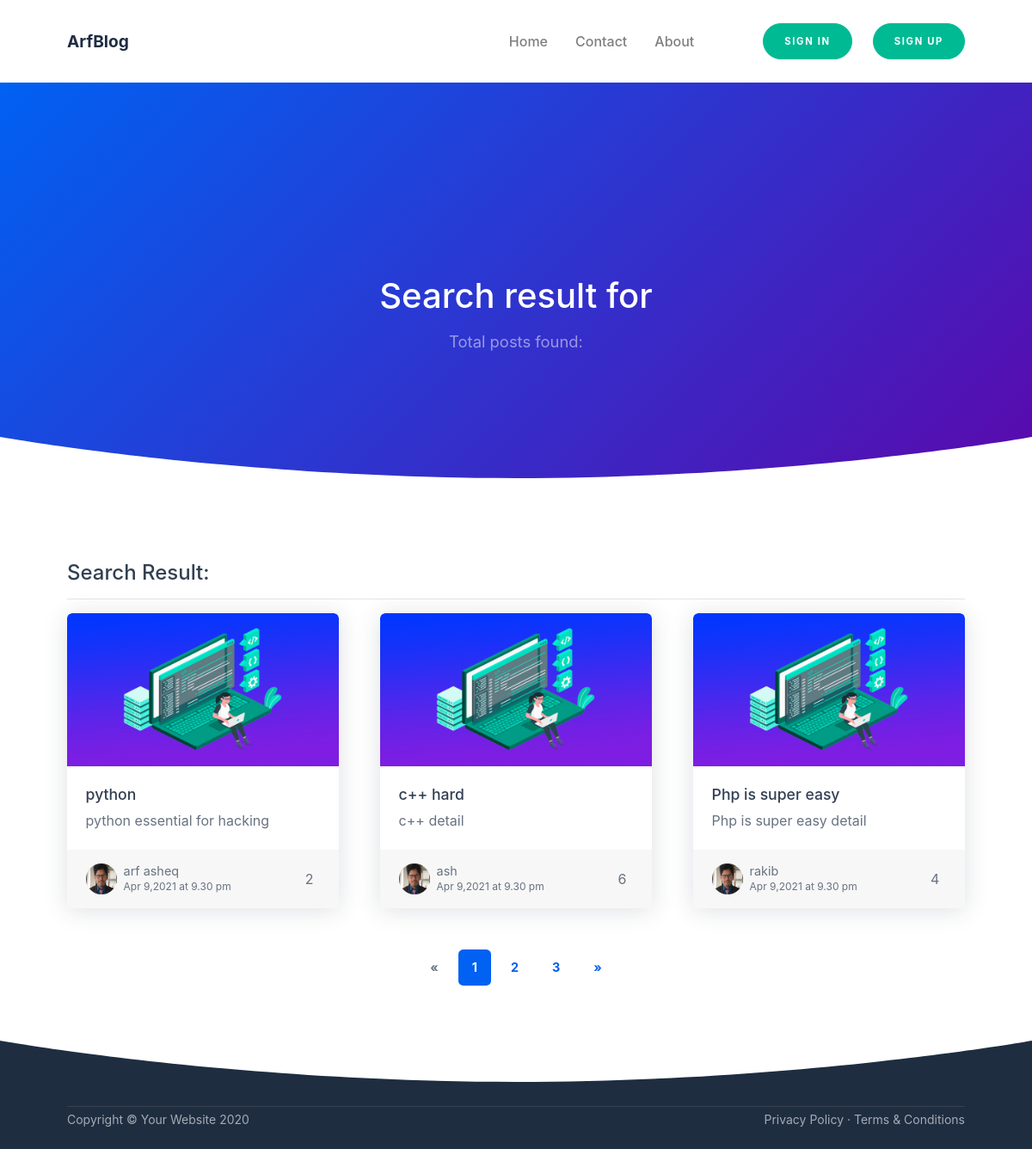
Before: /search.php with the older database file.
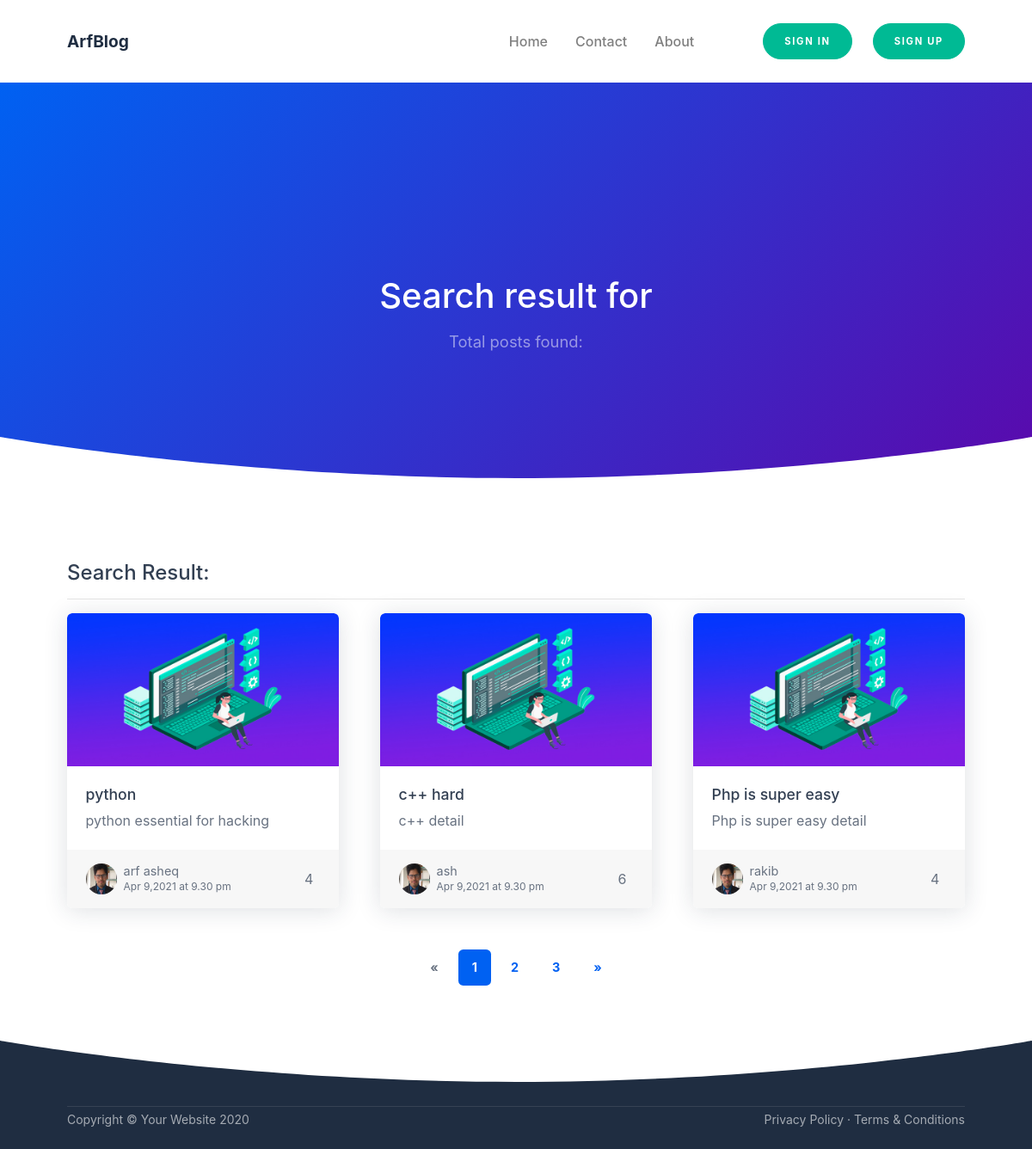
After: the same page with the newer database file.
### tables this page shows
CREATE TABLE `posts` (
  `post_id` int(11) NOT NULL,
  `post_title` varchar(255) NOT NULL,
  `post_detail` text NOT NULL,
  `post_category_id` int(11) NOT NULL,
  `post_image` text NOT NULL,
  `post_date` varchar(255) NOT NULL,
  `post_status` varchar(255) NOT NULL DEFAULT 'Published',
  `post_author` varchar(255) NOT NULL,
  `post_views` int(11) NOT NULL DEFAULT 0,
  `post_comment_count` int(11) NOT NULL DEFAULT 0,
  `post_tags` text NOT NULL
);

### search.php (the view, shortened to what the changed rows need)
<?php require_once("./includes/header.php"); ?>
        <div id="layoutDefault">
            <div id="layoutDefault_content">
                <main>
                    <header class="page-header page-header-dark bg-gradient-primary-to-secondary">
                        <div class="page-header-content pt-10">
                            <div class="container text-center">
                                <div class="row justify-content-center">
                                    <div class="col-lg-8">
                                        <h1 class="page-header-title mb-3">Search result for <?php echo $keyword; ?></h1>
                                    </div>
                                </div>
                            </div>
                        </div>
                    </header>
                    <section class="bg-white py-10">
                        <div class="container">
  <?php
                                $post_per_page = 3;
                                if (isset($_GET['page'])) {
                                    $page = $_GET['page'];
                                    if($page == 1) {
                                        $page_id = 0;
                                    } else {
                                        $page_id = ($page * $post_per_page) - $post_per_page;
                                    }
                                } else {
                                    $page_id = 0;
                                }
                            ?>
                            <h1>Search Result:</h1>
                            <div class="row">
                                 <?php
                                    $sql = "SELECT * FROM posts WHERE post_status = :status AND post_title LIKE :title ORDER BY post_id DESC LIMIT $page_id, $post_per_page";
                                    $stmt = $pdo->prepare($sql);
                                    $stmt->execute([
                                        ':status' => 'Published',
                                        ':title' => '%'. trim($keyword) .'%'
                                    ]);
                                    $count = $stmt->rowCount();
                                    if($count == 0) {
                                        echo "No posts found! Try again";
                                    } else {
                                        while($posts = $stmt->fetch(PDO::FETCH_ASSOC)) {
                                            $post_id = $posts['post_id'];
                                            $post_title = $posts['post_title'];
                                            $post_detail = substr($posts['post_detail'], 0, 140);
                                            $post_image = $posts['post_image'];
                                            $post_date = $posts['post_date'];
                                            $post_author = $posts['post_author'];
                                            $post_views = $posts['post_views']; ?>
                                            <div class="col-md-6 col-xl-4 mb-5">
                                                <a class="card post-preview lift h-100" href="single.php?post_id=<?php echo $post_id; ?>"
                                                    ><img class="card-img-top" src="./img/<?php echo $post_image; ?>" alt="<?php echo $post_image; ?>" />
                                                    <div class="card-body">
                                                        <h5 class="card-title"><?php echo $post_title; ?></h5>
                                                        <p class="card-text"><?php echo $post_detail; ?></p>
                                                    </div>
                                                    <div class="card-footer d-flex align-items-center justify-content-between">
                                                        <div class="post-preview-meta">
                                                            <img class="post-preview-meta-img" src="./img/mdabarik.jpg" />
                                                            <div class="post-preview-meta-details">
                                                                <div class="post-preview-meta-details-name"><?php echo $post_author; ?></div>
                                                                <div class="post-preview-meta-details-date"><?php echo $post_date; ?></div>
                                                            </div>
                                                        </div>
                                                        <div class="post-preview-meta">
                                                            <?php echo $post_views; ?>
                                                        </div>
                                                    </div>
                                                </a>
                                            </div>
                                       <?php }
                                    }
                                ?>
                            </div>
                        </div>
                    </section>
                </main>
            </div>
        </div>
<?php require_once("./includes/footer.php"); ?>

Changed rows visible on the page:
changed posts "python": post_views "2" → "4"
